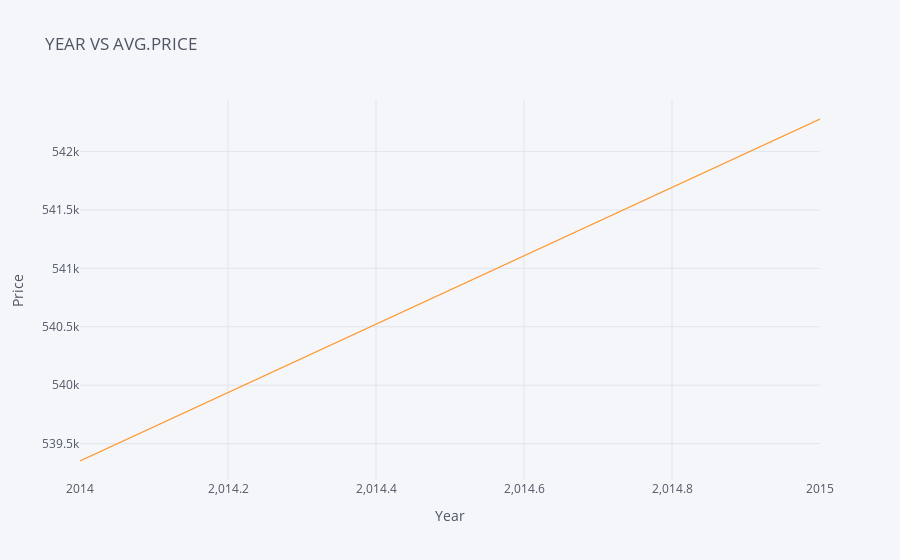

Notebook code for this chart:
### Code cell
#Now Let's Explore the Price of House Vs Year
df.groupby('Year').mean()['price'].iplot(title='YEAR VS AVG.PRICE',xTitle='Year',yTitle='Price')

### Figure 1 — Plotly figure (JSON) as saved in the notebook; plotly's stock layout.template omitted (floating-point values rounded to 4 significant figures)
{"data": [{"line": {"color": "rgba(255, 153, 51, 1.0)", "dash": "solid", "shape": "linear", "width": 1.3}, "mode": "lines", "name": "price", "text": "", "type": "scatter", "x": [2014, 2015], "y": [539400.0, 542300.0]}], "layout": {"legend": {"bgcolor": "#F5F6F9", "font": {"color": "#4D5663"}}, "paper_bgcolor": "#F5F6F9", "plot_bgcolor": "#F5F6F9", "title": {"font": {"color": "#4D5663"}, "text": "YEAR VS AVG.PRICE"}, "xaxis": {"gridcolor": "#E1E5ED", "showgrid": true, "tickfont": {"color": "#4D5663"}, "title": {"font": {"color": "#4D5663"}, "text": "Year"}, "zerolinecolor": "#E1E5ED"}, "yaxis": {"gridcolor": "#E1E5ED", "showgrid": true, "tickfont": {"color": "#4D5663"}, "title": {"font": {"color": "#4D5663"}, "text": "Price"}, "zerolinecolor": "#E1E5ED"}}}
